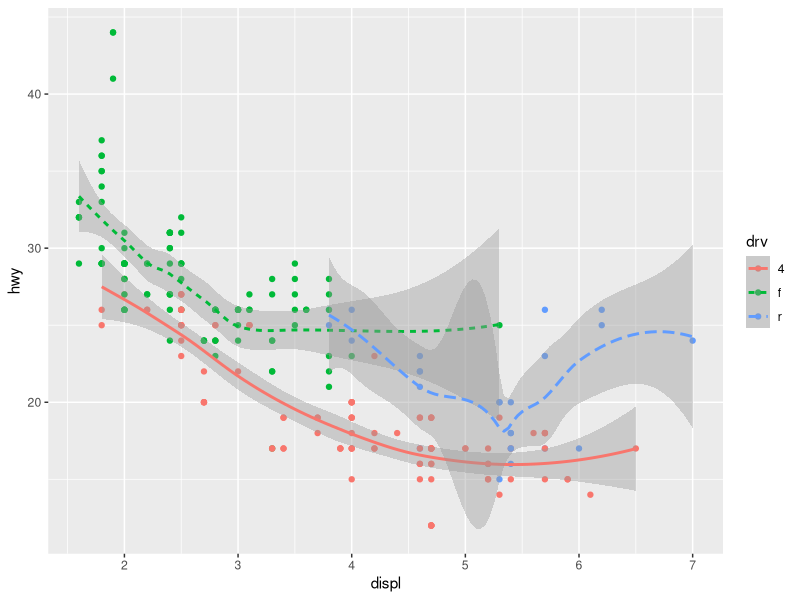
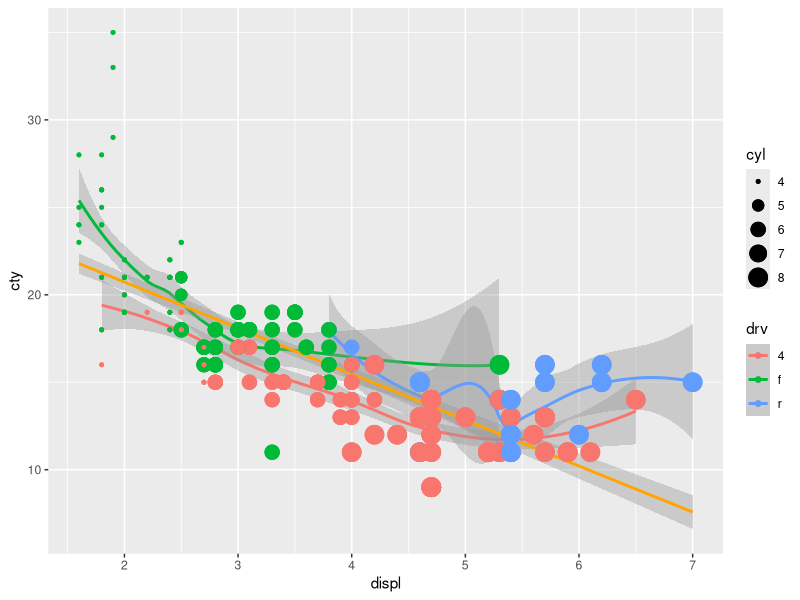
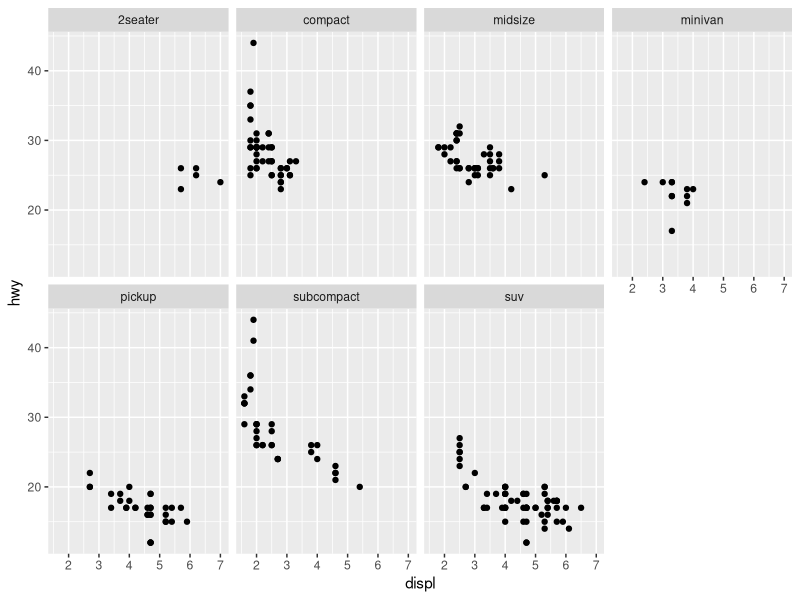
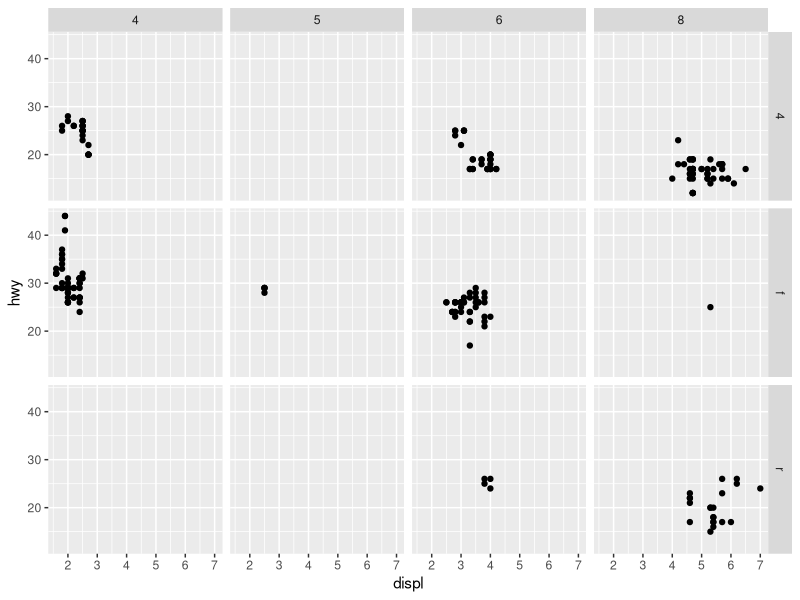
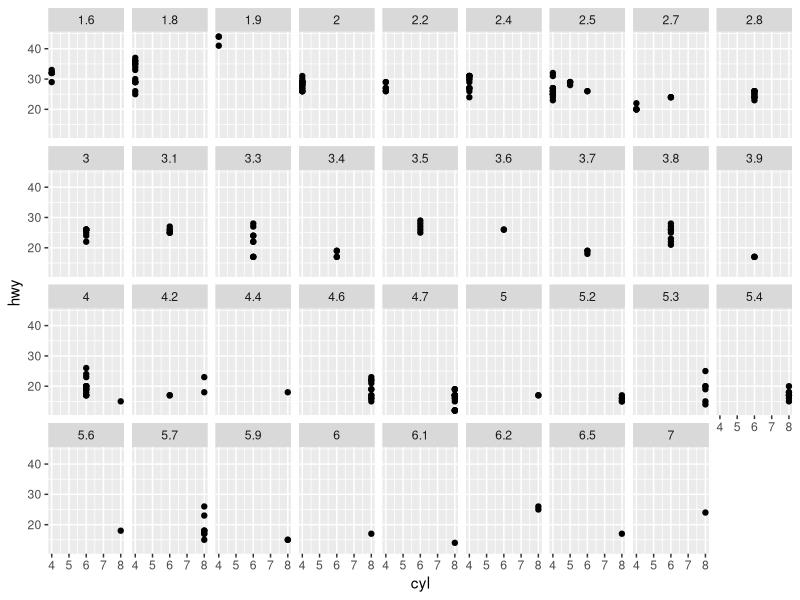
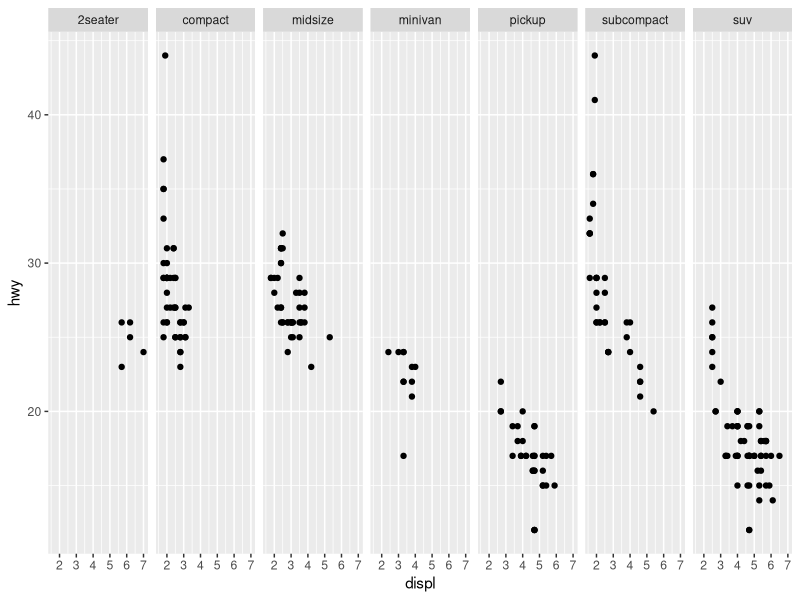
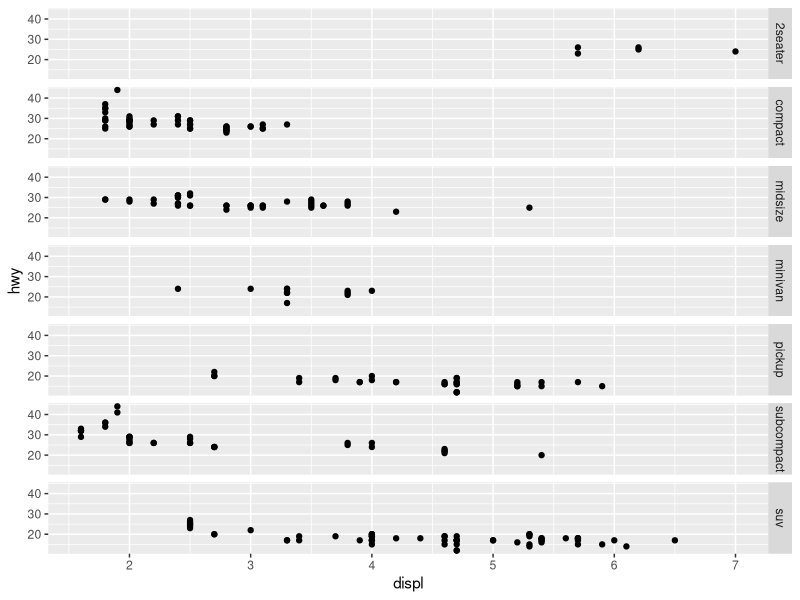
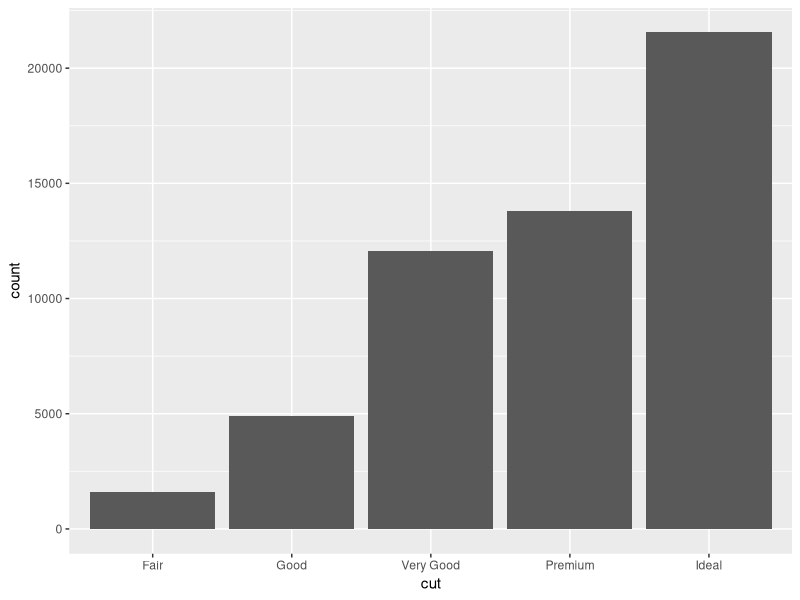

These charts were generated, in order, by the following R code:
## ---- chunk 1
# install the tidyverse package first if you have not done it  yet.
#install.packages("tidyverse") # you can comment out this line after you have installed `tidyverse`
library(tidyverse)
## ---- chunk 2
?mpg
dim(mpg)  # dimension of the table
mpg  # print/view mpg (we will introduce tibble later in this class)
str(mpg)  # list the structures in mpg
glimpse(mpg) # get a glimpse of the mpg data
## ---- chunk 3
ggplot(data = mpg, 
       mapping = aes(x = displ, y = hwy, col = drv) # global mapping
       ) +
  geom_point() +
  geom_smooth(mapping = aes(linetype = drv)) # local mapping for the layer
## ---- chunk 4
ggplot(data = mpg, 
       mapping = aes(x = displ, y = cty, col = drv) #global mapping
       ) +
  geom_point(mapping = aes(color = drv, size = cyl))+
  geom_smooth()+ # local mapping for the layer\
  geom_smooth(method='lm', formula= y~x, color = "orange")+
  geom_point(aes(size=cyl))

## ---- chunk 5
ggplot(data = mpg) + 
  geom_point(mapping = aes(x = displ, y = hwy)) + 
  facet_wrap(~ class, nrow = 2)
## ---- chunk 6
ggplot(data = mpg) + 
  geom_point(mapping = aes(x = displ, y = hwy)) + 
  facet_grid(drv ~ cyl)
## ---- chunk 7
ggplot(data = mpg) + 
  geom_point(mapping = aes(x = cyl, y = hwy)) + 
  facet_wrap(~ displ, nrow=4)
## ---- chunk 8
ggplot(data = mpg) + 
  geom_point(mapping = aes(x = displ, y = hwy)) + 
  facet_grid(. ~ class)
## ---- chunk 9
ggplot(data = mpg) + 
  geom_point(mapping = aes(x = displ, y = hwy)) + 
  facet_grid(class ~ .)
## ---- chunk 10
?diamonds
dim(diamonds)  # dimension of the table
diamonds # print/view diamonds
str(diamonds)  # list the structures in diamonds
glimpse(diamonds) # get a glimpse of the data
## ---- chunk 11
ggplot(data = diamonds) + 
  geom_bar(mapping = aes(x = cut))
ggplot(data = diamonds) + 
  stat_count(mapping = aes(x = cut))
## ---- chunk 12
ggplot(data = diamonds) + 
  geom_bar(mapping = aes(x = cut, y = ..prop.., group = 1))
## ---- chunk 13
?geom_bar
## ---- chunk 14
#install.packages("gridExtra") # you only need to install it once
library(gridExtra)
gg <- ggplot(data = diamonds,
             mapping = aes(x = cut, fill = clarity)) 
plot1 <- gg + geom_bar(position="stack")
plot2 <- gg + geom_bar(position="identity")
plot3 <- gg + geom_bar(position="fill")
plot4 <- gg + geom_bar(position="dodge")
grid.arrange(plot1, plot2, plot3, plot4, ncol=2)
